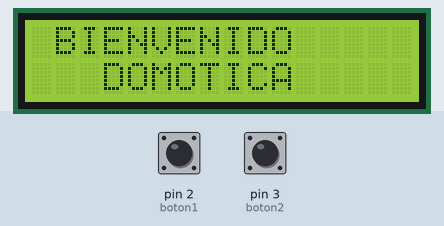
The sketch below on a simulated Arduino Uno, built with avr-gcc and run on an emulated ATmega328P. On the bench: 16×2 character LCD. The inputs (shaded band) are chosen by the test bench; at power-on: pin 2 (boton1) LOW, pin 3 (boton2) LOW.

Above: at 1.2 s.
1.3 s: pin 2 (boton1) pulled HIGH for 0.65 s
At 1.9 s:
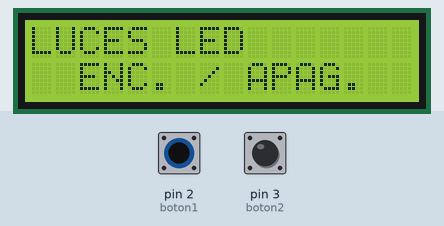
4.5 s: pin 3 (boton2) pulled HIGH for 0.65 s
At 5.0 s:
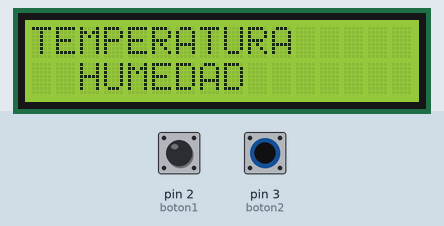
6.6 s: pin 3 (boton2) pulled HIGH for 3.2 s
11.3 s: pin 2 (boton1) pulled HIGH for 3.2 s
At 12.0 s:
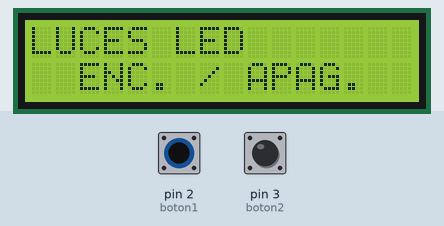
Timing chart, 0 to 14.3 s (numbered marks = the images above; inputs shaded):
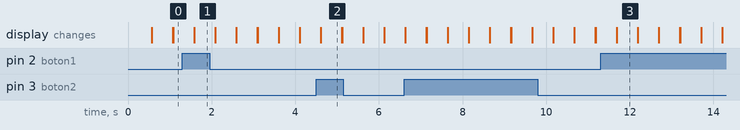

Measured:
- after the input at 1.3 s, the display: changes after 0.28 s (image 1)
- after the input at 4.5 s, the display: changes after 0.11 s (image 2)
- after the input at 11.3 s, the display: changes after 0.39 s (image 3)
- what the display in image 2 shows lasts 0.5 s, from 4.6 s to 5.1 s

The sketch:

LCD_-_IF.ino
```cpp
#include <LiquidCrystal.h>
int rs=8, e=9, d4=10, d5= 11, d6=12, d7=13;
LiquidCrystal lcd(rs,e,d4,d5,d6,d7);

int senal1=0, senal2=0, senal3=0, senal4=0;
int boton1=2, boton2=3;

void setup() {
  lcd.begin(16,2);//16: columnas 2: filas
  pinMode(boton1, INPUT); //Establece pin 2 como entrada
  pinMode(boton2, INPUT); //Establece pin 3 como entrada
}

void loop() {
    lcd.setCursor(0,0);
    lcd.print(" BIENVENIDO ");//Comando para mostrar texto en el display LCD
    lcd.setCursor(2,1);
    lcd.print(" DOMOTICA ");
    delay(500);//Retado de 200 milisegundos
    lcd.clear();

    senal1 = digitalRead(boton1); //Lee la señal del pin 2 guardado en la variable "boton1"
    senal2 = digitalRead(boton2); //Lee la señal del pin 3 guardado en la variable "boton2"

    if(senal1 == HIGH){ //Evalúa si es presionado el boton 1 (La señal es guardad en la variable "senal1")
      lcd.setCursor(0,0);
      lcd.print("LUCES LED");//Comando para mostrar texto en el display LCD
      lcd.setCursor(2,1);
      lcd.print("ENC. / APAG.");
      delay(500);//Retado de 200 milisegundos
      lcd.clear();
    }
    if(senal2 == HIGH){ //Evalúa si es presionado el boton 2 (La señal es guardad en la variable "senal2")
      lcd.setCursor(0,0);
      lcd.print("TEMPERATURA");//Comando para mostrar texto en el display LCD
      lcd.setCursor(2,1);
      lcd.print("HUMEDAD");
      delay(500);//Retado de 200 milisegundos
      lcd.clear();
    }

}
```
